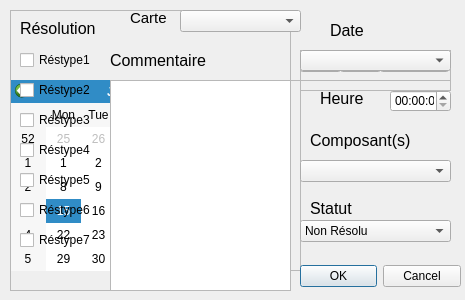
<?xml version="1.0" encoding="UTF-8"?>
<ui version="4.0">
 <class>addEntry</class>
 <widget class="QDialog" name="addEntry">
  <property name="geometry">
   <rect>
    <x>0</x>
    <y>0</y>
    <width>465</width>
    <height>300</height>
   </rect>
  </property>
  <property name="windowTitle">
   <string>Dialog</string>
  </property>
  <widget class="QDialogButtonBox" name="buttonBox">
   <property name="geometry">
    <rect>
     <x>300</x>
     <y>260</y>
     <width>161</width>
     <height>32</height>
    </rect>
   </property>
   <property name="orientation">
    <enum>Qt::Horizontal</enum>
   </property>
   <property name="standardButtons">
    <set>QDialogButtonBox::Cancel|QDialogButtonBox::Ok</set>
   </property>
  </widget>
  <widget class="QLabel" name="label">
   <property name="geometry">
    <rect>
     <x>130</x>
     <y>10</y>
     <width>41</width>
     <height>16</height>
    </rect>
   </property>
   <property name="font">
    <font>
     <pointsize>11</pointsize>
    </font>
   </property>
   <property name="text">
    <string>Carte</string>
   </property>
  </widget>
  <widget class="QLabel" name="label_3">
   <property name="geometry">
    <rect>
     <x>330</x>
     <y>20</y>
     <width>81</width>
     <height>21</height>
    </rect>
   </property>
   <property name="font">
    <font>
     <pointsize>12</pointsize>
    </font>
   </property>
   <property name="text">
    <string>Date</string>
   </property>
  </widget>
  <widget class="QLabel" name="label_4">
   <property name="geometry">
    <rect>
     <x>320</x>
     <y>90</y>
     <width>49</width>
     <height>16</height>
    </rect>
   </property>
   <property name="font">
    <font>
     <pointsize>12</pointsize>
    </font>
   </property>
   <property name="text">
    <string>Heure</string>
   </property>
  </widget>
  <widget class="QTimeEdit" name="timeEdit">
   <property name="geometry">
    <rect>
     <x>390</x>
     <y>90</y>
     <width>61</width>
     <height>22</height>
    </rect>
   </property>
  </widget>
  <widget class="QFrame" name="ComRes">
   <property name="geometry">
    <rect>
     <x>10</x>
     <y>10</y>
     <width>281</width>
     <height>281</height>
    </rect>
   </property>
   <property name="frameShape">
    <enum>QFrame::StyledPanel</enum>
   </property>
   <property name="frameShadow">
    <enum>QFrame::Raised</enum>
   </property>
   <widget class="QTextEdit" name="textEdit">
    <property name="geometry">
     <rect>
      <x>100</x>
      <y>70</y>
      <width>181</width>
      <height>211</height>
     </rect>
    </property>
   </widget>
   <widget class="QLabel" name="label_2">
    <property name="geometry">
     <rect>
      <x>100</x>
      <y>40</y>
      <width>101</width>
      <height>21</height>
     </rect>
    </property>
    <property name="font">
     <font>
      <pointsize>12</pointsize>
     </font>
    </property>
    <property name="text">
     <string>Commentaire</string>
    </property>
   </widget>
   <widget class="QCheckBox" name="R2">
    <property name="geometry">
     <rect>
      <x>10</x>
      <y>70</y>
      <width>76</width>
      <height>20</height>
     </rect>
    </property>
    <property name="text">
     <string>Réstype2</string>
    </property>
   </widget>
   <widget class="QCheckBox" name="R3">
    <property name="geometry">
     <rect>
      <x>10</x>
      <y>100</y>
      <width>76</width>
      <height>20</height>
     </rect>
    </property>
    <property name="text">
     <string>Réstype3</string>
    </property>
   </widget>
   <widget class="QCheckBox" name="R4">
    <property name="geometry">
     <rect>
      <x>10</x>
      <y>130</y>
      <width>76</width>
      <height>20</height>
     </rect>
    </property>
    <property name="text">
     <string>Réstype4</string>
    </property>
   </widget>
   <widget class="QCheckBox" name="R5">
    <property name="geometry">
     <rect>
      <x>10</x>
      <y>160</y>
      <width>76</width>
      <height>20</height>
     </rect>
    </property>
    <property name="text">
     <string>Réstype5</string>
    </property>
   </widget>
   <widget class="QCheckBox" name="R6">
    <property name="geometry">
     <rect>
      <x>10</x>
      <y>190</y>
      <width>76</width>
      <height>20</height>
     </rect>
    </property>
    <property name="text">
     <string>Réstype6</string>
    </property>
   </widget>
   <widget class="QCheckBox" name="R1">
    <property name="geometry">
     <rect>
      <x>10</x>
      <y>40</y>
      <width>76</width>
      <height>20</height>
     </rect>
    </property>
    <property name="text">
     <string>Réstype1</string>
    </property>
   </widget>
   <widget class="QCheckBox" name="R7">
    <property name="geometry">
     <rect>
      <x>10</x>
      <y>220</y>
      <width>76</width>
      <height>20</height>
     </rect>
    </property>
    <property name="text">
     <string>Réstype7</string>
    </property>
   </widget>
   <widget class="QLabel" name="label_6">
    <property name="geometry">
     <rect>
      <x>10</x>
      <y>10</y>
      <width>81</width>
      <height>16</height>
     </rect>
    </property>
    <property name="font">
     <font>
      <pointsize>12</pointsize>
     </font>
    </property>
    <property name="text">
     <string>Résolution</string>
    </property>
   </widget>
  </widget>
  <widget class="QLabel" name="label_5">
   <property name="geometry">
    <rect>
     <x>310</x>
     <y>130</y>
     <width>101</width>
     <height>21</height>
    </rect>
   </property>
   <property name="font">
    <font>
     <pointsize>12</pointsize>
    </font>
   </property>
   <property name="text">
    <string>Composant(s)</string>
   </property>
  </widget>
  <widget class="QFrame" name="addDate">
   <property name="geometry">
    <rect>
     <x>300</x>
     <y>50</y>
     <width>151</width>
     <height>31</height>
    </rect>
   </property>
   <property name="frameShape">
    <enum>QFrame::StyledPanel</enum>
   </property>
   <property name="frameShadow">
    <enum>QFrame::Raised</enum>
   </property>
   <widget class="QComboBox" name="comboYear">
    <property name="geometry">
     <rect>
      <x>80</x>
      <y>0</y>
      <width>69</width>
      <height>22</height>
     </rect>
    </property>
   </widget>
   <widget class="QComboBox" name="comboDay">
    <property name="geometry">
     <rect>
      <x>0</x>
      <y>0</y>
      <width>41</width>
      <height>22</height>
     </rect>
    </property>
   </widget>
   <widget class="QComboBox" name="comboMonth">
    <property name="geometry">
     <rect>
      <x>40</x>
      <y>0</y>
      <width>41</width>
      <height>22</height>
     </rect>
    </property>
   </widget>
  </widget>
  <widget class="QFrame" name="editDate">
   <property name="geometry">
    <rect>
     <x>300</x>
     <y>50</y>
     <width>151</width>
     <height>41</height>
    </rect>
   </property>
   <property name="frameShape">
    <enum>QFrame::StyledPanel</enum>
   </property>
   <property name="frameShadow">
    <enum>QFrame::Raised</enum>
   </property>
   <widget class="QComboBox" name="comboeditDate">
    <property name="geometry">
     <rect>
      <x>0</x>
      <y>0</y>
      <width>151</width>
      <height>21</height>
     </rect>
    </property>
   </widget>
  </widget>
  <widget class="QFrame" name="addDatePlus">
   <property name="geometry">
    <rect>
     <x>10</x>
     <y>80</y>
     <width>291</width>
     <height>191</height>
    </rect>
   </property>
   <property name="frameShape">
    <enum>QFrame::StyledPanel</enum>
   </property>
   <property name="frameShadow">
    <enum>QFrame::Raised</enum>
   </property>
   <widget class="QCalendarWidget" name="calendarDate">
    <property name="geometry">
     <rect>
      <x>0</x>
      <y>0</y>
      <width>281</width>
      <height>191</height>
     </rect>
    </property>
   </widget>
  </widget>
  <widget class="QComboBox" name="comboCarte">
   <property name="geometry">
    <rect>
     <x>180</x>
     <y>10</y>
     <width>121</width>
     <height>22</height>
    </rect>
   </property>
  </widget>
  <widget class="QComboBox" name="comboComp">
   <property name="geometry">
    <rect>
     <x>300</x>
     <y>160</y>
     <width>151</width>
     <height>22</height>
    </rect>
   </property>
  </widget>
  <widget class="QLabel" name="label_7">
   <property name="geometry">
    <rect>
     <x>310</x>
     <y>200</y>
     <width>49</width>
     <height>16</height>
    </rect>
   </property>
   <property name="font">
    <font>
     <pointsize>12</pointsize>
    </font>
   </property>
   <property name="text">
    <string>Statut</string>
   </property>
  </widget>
  <widget class="QComboBox" name="comboState">
   <property name="geometry">
    <rect>
     <x>300</x>
     <y>220</y>
     <width>151</width>
     <height>22</height>
    </rect>
   </property>
   <item>
    <property name="text">
     <string>Non Résolu</string>
    </property>
   </item>
   <item>
    <property name="text">
     <string>En Résolution...</string>
    </property>
   </item>
   <item>
    <property name="text">
     <string>Résolu</string>
    </property>
   </item>
  </widget>
  <zorder>addDatePlus</zorder>
  <zorder>buttonBox</zorder>
  <zorder>label</zorder>
  <zorder>label_3</zorder>
  <zorder>label_4</zorder>
  <zorder>timeEdit</zorder>
  <zorder>ComRes</zorder>
  <zorder>label_5</zorder>
  <zorder>addDate</zorder>
  <zorder>editDate</zorder>
  <zorder>comboCarte</zorder>
  <zorder>comboComp</zorder>
  <zorder>label_7</zorder>
  <zorder>comboState</zorder>
 </widget>
 <resources/>
 <connections>
  <connection>
   <sender>buttonBox</sender>
   <signal>accepted()</signal>
   <receiver>addEntry</receiver>
   <slot>accept()</slot>
   <hints>
    <hint type="sourcelabel">
     <x>248</x>
     <y>254</y>
    </hint>
    <hint type="destinationlabel">
     <x>157</x>
     <y>274</y>
    </hint>
   </hints>
  </connection>
  <connection>
   <sender>buttonBox</sender>
   <signal>rejected()</signal>
   <receiver>addEntry</receiver>
   <slot>reject()</slot>
   <hints>
    <hint type="sourcelabel">
     <x>316</x>
     <y>260</y>
    </hint>
    <hint type="destinationlabel">
     <x>286</x>
     <y>274</y>
    </hint>
   </hints>
  </connection>
 </connections>
</ui>
